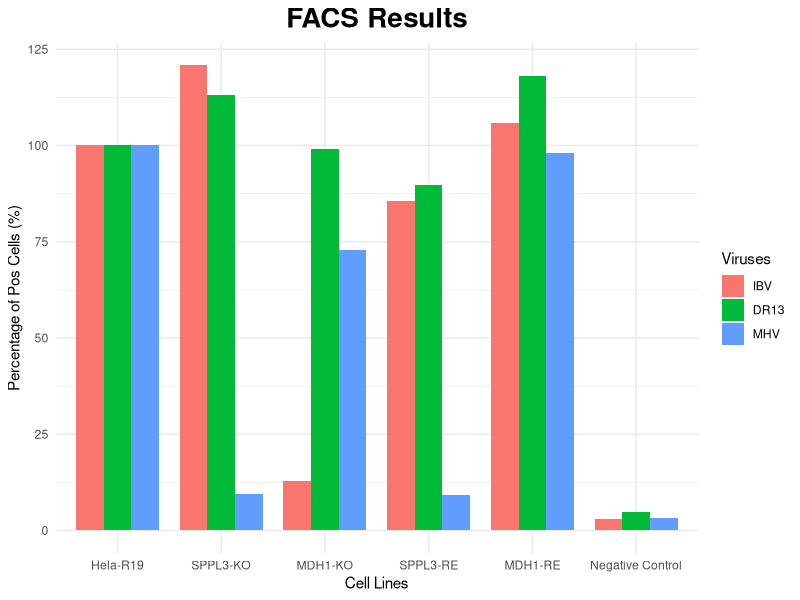

Write the R code that produced this figure.
library(ggplot2)

viruses <- c(rep("MHV", 6), rep("DR13", 6), rep("IBV", 6))
cell_lines <- rep(c("Hela-R19", "SPPL3-KO", "MDH1-KO", "SPPL3-RE", "MDH1-RE", "Negative Control"), 3)
FACS_results <- c(4.65, 0.44, 3.39, 0.43, 4.56, 0.15, 2.12, 2.4, 2.1, 1.9, 2.5, 0.1, 7.36, 8.89, 0.94, 6.29, 7.79, 0.22)
FACS_results_normalized <- c((100/4.65)*4.65, (100/4.65)*0.44, (100/4.65)*3.39, (100/4.65)*0.43, (100/4.65)*4.56, (100/4.65)*0.15, 
                             (100/2.12)*2.12, (100/2.12)*2.4, (100/2.12)*2.1, (100/2.12)*1.9, (100/2.12)*2.5, (100/2.12)*0.1, 
                             (100/7.36)*7.36, (100/7.36)*8.89, (100/7.36)*0.94, (100/7.36)*6.29, (100/7.36)*7.79, (100/7.36)*0.22)

FACS_data <- data.frame(viruses, cell_lines, FACS_results_normalized)

FACS_data$viruses <- factor(FACS_data$viruses, levels = c("IBV", "DR13", "MHV"))

ggplot(FACS_data, aes(fill=viruses, y=FACS_results_normalized, x=cell_lines)) + 
  geom_bar(position="dodge", stat="identity", width = 0.8) +
  scale_fill_hue() +
  ylab("Percentage of Pos Cells (%)") +
  xlab("Cell Lines")+
  scale_x_discrete (limits = c("Hela-R19", "SPPL3-KO", "MDH1-KO", "SPPL3-RE", "MDH1-RE", "Negative Control"))+
  labs(fill = "Viruses")+
  ggtitle("FACS Results")+
  theme_minimal()+
  theme(plot.title = element_text(size = 20, face = "bold", hjust = 0.5))
  
  
